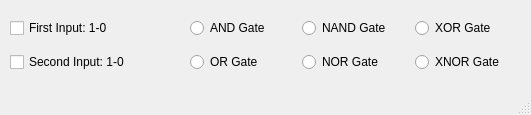
<?xml version="1.0" encoding="UTF-8"?>
<ui version="4.0">
 <class>MainWindow</class>
 <widget class="QMainWindow" name="MainWindow">
  <property name="geometry">
   <rect>
    <x>0</x>
    <y>0</y>
    <width>531</width>
    <height>115</height>
   </rect>
  </property>
  <property name="minimumSize">
   <size>
    <width>531</width>
    <height>115</height>
   </size>
  </property>
  <property name="maximumSize">
   <size>
    <width>531</width>
    <height>115</height>
   </size>
  </property>
  <property name="windowTitle">
   <string>MainWindow</string>
  </property>
  <widget class="QWidget" name="centralwidget">
   <widget class="QWidget" name="verticalLayoutWidget_2">
    <property name="geometry">
     <rect>
      <x>10</x>
      <y>10</y>
      <width>160</width>
      <height>71</height>
     </rect>
    </property>
    <layout class="QVBoxLayout" name="verticalLayout_2">
     <item>
      <widget class="QCheckBox" name="firstInput">
       <property name="text">
        <string>First Input: 1-0</string>
       </property>
      </widget>
     </item>
     <item>
      <widget class="QCheckBox" name="secondInput">
       <property name="text">
        <string>Second Input: 1-0</string>
       </property>
      </widget>
     </item>
    </layout>
   </widget>
   <widget class="QWidget" name="gridLayoutWidget">
    <property name="geometry">
     <rect>
      <x>190</x>
      <y>10</y>
      <width>331</width>
      <height>71</height>
     </rect>
    </property>
    <layout class="QGridLayout" name="gridLayout">
     <item row="1" column="0">
      <widget class="QRadioButton" name="orGate">
       <property name="text">
        <string>OR Gate</string>
       </property>
      </widget>
     </item>
     <item row="0" column="0">
      <widget class="QRadioButton" name="andGate">
       <property name="text">
        <string>AND Gate</string>
       </property>
      </widget>
     </item>
     <item row="0" column="1">
      <widget class="QRadioButton" name="nandGate">
       <property name="text">
        <string>NAND Gate</string>
       </property>
      </widget>
     </item>
     <item row="1" column="1">
      <widget class="QRadioButton" name="norGate">
       <property name="text">
        <string>NOR Gate</string>
       </property>
      </widget>
     </item>
     <item row="0" column="2">
      <widget class="QRadioButton" name="xorGate">
       <property name="text">
        <string>XOR Gate</string>
       </property>
      </widget>
     </item>
     <item row="1" column="2">
      <widget class="QRadioButton" name="xnorGate">
       <property name="text">
        <string>XNOR Gate</string>
       </property>
      </widget>
     </item>
    </layout>
   </widget>
  </widget>
  <widget class="QStatusBar" name="statusbar"/>
 </widget>
 <resources/>
 <connections/>
</ui>
